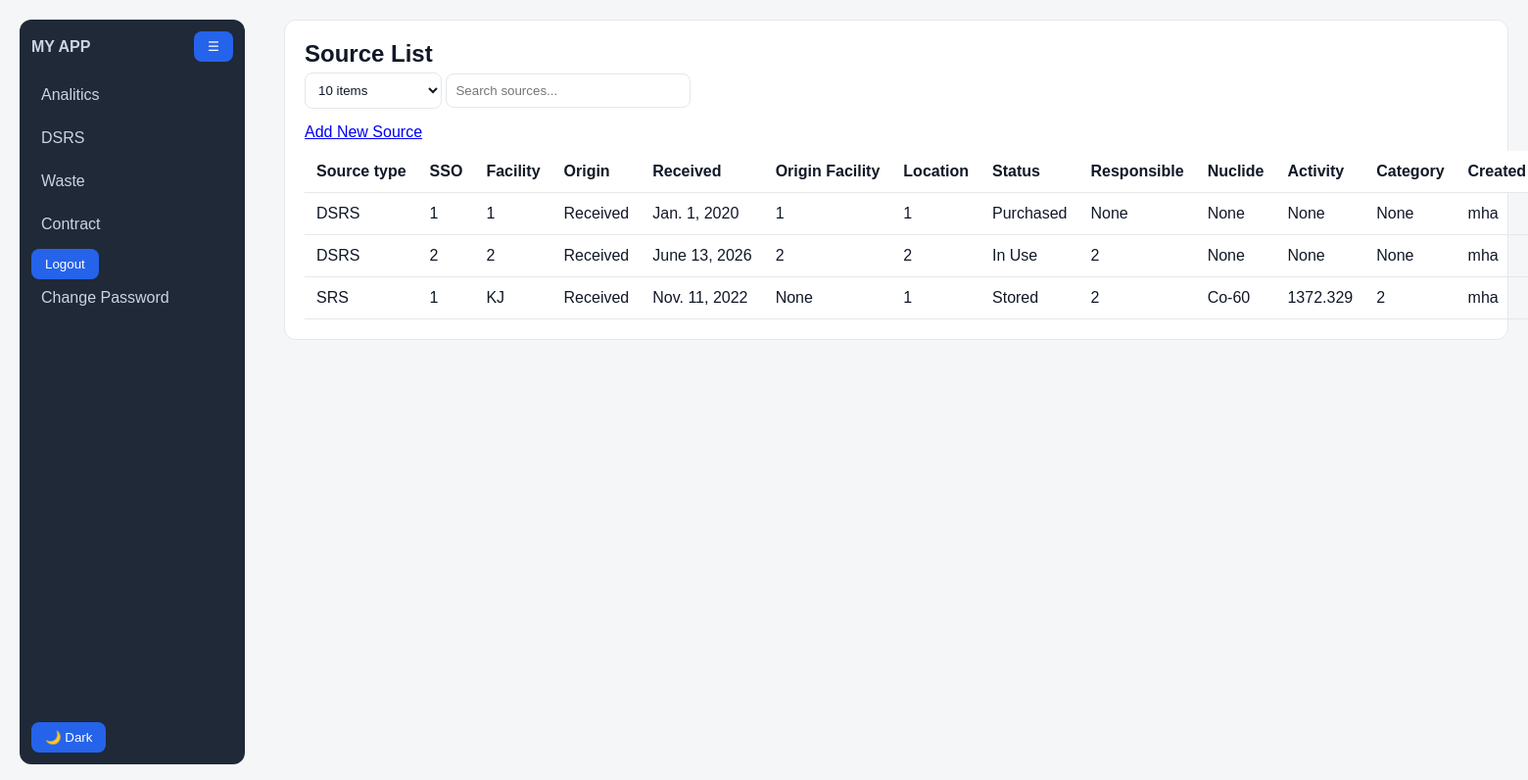
The app's page /sources/ (signed in), older data.
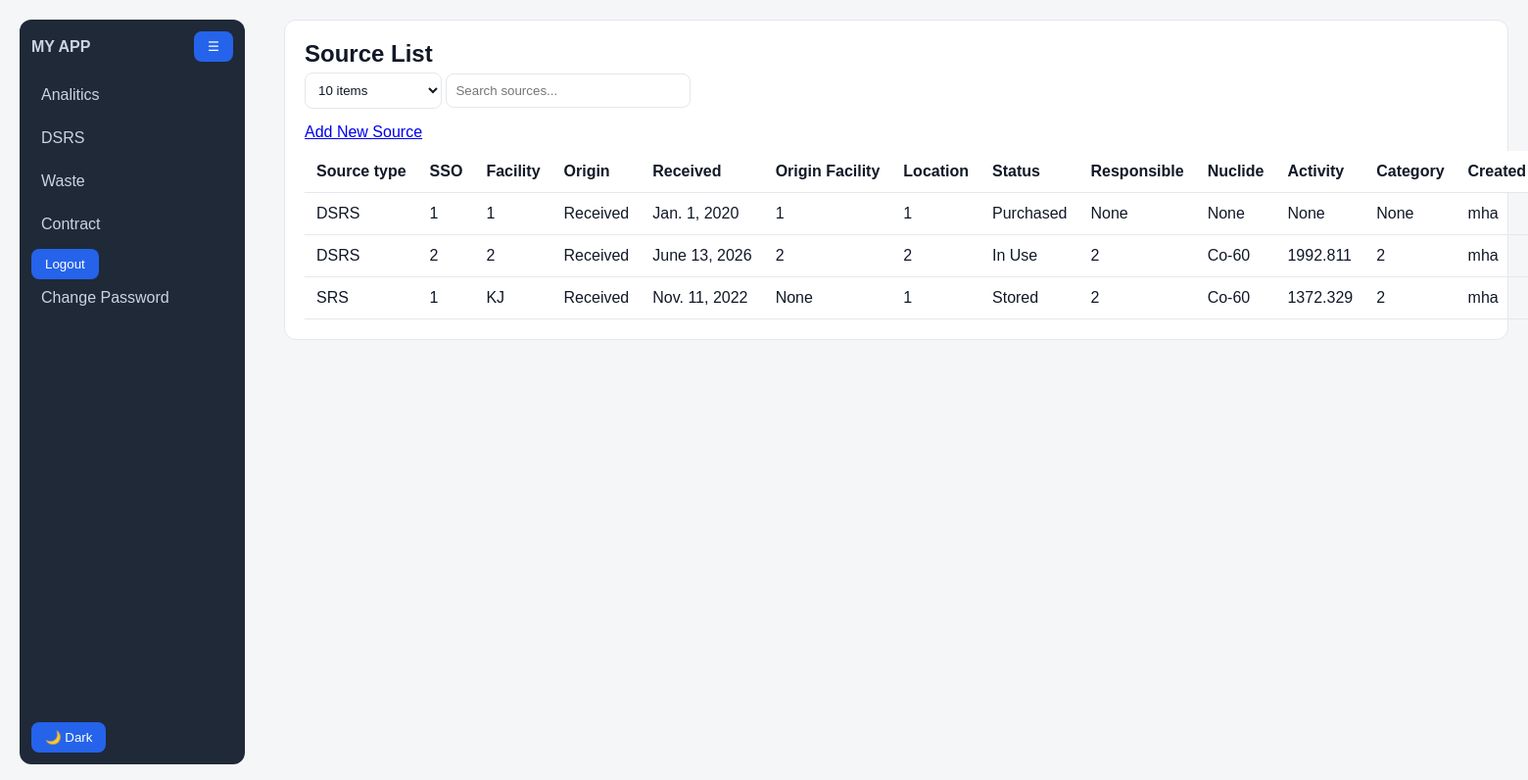
The same page, newer data.
### dashboard/models.py (models this page shows, shortened)
class DSRS(models.Model):
    Source_Type = models.CharField( max_length=10, choices=SOURCE_TYPE.choices, default="DSRS")
    Sso_Code = models.CharField(max_length=12,null=True, blank=True)
    Facility = models.CharField(max_length=100, blank=True, null=True)
    Origin_Type = models.CharField(max_length=20, choices=OriginType.choices)
    Date_received = models.DateField(blank=True, null=True)
    Origin_Facility = models.CharField(max_length=250,blank=True, null=True)
    Location = models.CharField(max_length=20)
    Status = models.CharField(max_length=15, choices=STATUS.choices)
    Status_Date = models.DateField()
    Responsible_Person = models.CharField(max_length=50,null=True, blank=True)
    Nuclide = models.ForeignKey(Nuclides, on_delete=models.SET_NULL, null=True, blank=True)
    activity_input = models.FloatField(null=True, blank=True)
    activity_unit = models.CharField(
        max_length=10,
        choices=[
            ('Bq', 'Bq'),
            ('kBq', 'kBq'),
            ('MBq', 'MBq'),
            ('GBq', 'GBq'),
            ('Ci', 'Ci'),
            ('mCi', 'mCi'),
            ('uCi', 'µCi'),
        ],
        default='Bq'
    )
    Activity_reference_date = models.DateField(null=True, blank=True)
    serial_number = models.CharField(max_length=25,null=True, blank=True)
    Dose_rate_surface_uSv = models.FloatField(null=True, blank=True)
    Dose_rate_1m_uSv = models.FloatField(null=True, blank=True)
    Dose_rate_measurement_date = models.DateField(null=True, blank=True)
    source_state = models.CharField(max_length=15, choices=SourceState.choices, null=True, blank=True)
    contamination_bq_cm2 = models.FloatField(null=True, blank=True)
    Source_Physical_Form = models.CharField(max_length=10, choices=SourceForm.choices, null=True, blank=True)
    Source_Manufacturer = models.CharField(max_length=50, blank=True, null=True)
    Source_Model = models.CharField(max_length=20,null=True, blank=True)
    Source_Practice = models.CharField(max_length=20, blank=True, null=True)
    Device_Manufacturer = models.CharField(max_length=50, blank=True, null=True)
    Device_Model = models.CharField(max_length=50, blank=True, null=True)
    Device_Serial_Number = models.CharField(max_length=50, blank=True, null=True)
    Container_Type = models.CharField(max_length=25, blank=True, null=True)
    Dimension = models.CharField(max_length=20, blank=True)
    Attachments = models.FileField(
        upload_to="DSRS_Doc",
        validators=[validate_attachment],
        blank=True,
        null=True
    )
    Comment = models.CharField(max_length=255, blank=True, null=True)
    created_by = models.ForeignKey(User, on_delete=models.CASCADE, editable=False)
    created_at = models.DateTimeField(auto_now_add=True)
    history = HistoricalRecords()
    initial_activity_bq = models.FloatField(null=True, blank=True)
    def current_activity_bq(self):
        if not self.initial_activity_bq or not self.Nuclide or not self.Activity_reference_date:
            return None
        now = timezone.now().date()
        t = (now - self.Activity_reference_date).days * 86400
        hl = self.Nuclide.half_life  # MUST be in seconds
        if not hl:
            return None
        return self.initial_activity_bq * math.exp(-LN2 * t / hl)
    def current_activity_mci(self):
        val = self.current_activity_bq()
        return val / 3.7e7 if val else None
    @property
    def current_activity_mci_value(self):
        val = self.current_activity_mci()
        return round(val, 3) if val else None
    def a_over_d(self):
        if not self.Nuclide:
            return None
        current_bq = self.current_activity_bq()
        d = self.Nuclide.d_value_bq
        if not current_bq or not d:
            return None
        return current_bq / d
    def source_category(self):
        ratio = self.a_over_d()
        if ratio is None:
            return None
        if ratio >= 1000:
            return 1
        elif ratio >= 10:
            return 2
        elif ratio >= 1:
            return 3
        elif ratio >= 0.01:
            return 4
        else:
            return 5
    @property
    def category_value(self):
        return self.source_category()

class Nuclides(models.Model):
    name = models.CharField(max_length=8)
    half_life = models.FloatField()
    d_value_bq = models.FloatField()
    def __str__(self):
        return self.name

### dashboard/views.py (the view)
# urls.py: path('sources/', source_list, name='source_list'),
def source_list(request):
    sources = DSRS.objects.select_related("Nuclide").all().order_by('-created_at')
    return render(request, "dsrs/source_list.html", {
        "sources": sources
    })

### templates/dsrs/source_list.html (shortened to what this page needs)
{% extends 'base.html' %}
{% load static %}
{% block content %}
<div class="content">
<div class="container mt-4">
    <div class="d-flex justify-content-between align-items-center mb-3">
        <h2 class="mb-0">Source List</h2>
        <div class="d-flex align-items-center">
            <select id="pageSize" class="form-control mr-2" style="width:140px;">
                <option value="10" {% if page_size == "10" %}selected{% endif %}>10 items</option>
            </select>
            <input
                type="text"
                id="searchInput"
                class="form-control"
                placeholder="Search sources..."
                style="width:250px;"
            >
        </div>
                <a href="{% url 'add_source' %}" class="btn btn-primary mr-2">
            Add New Source
        </a>
    </div>
    <table class="table table-bordered">
        <thead>
            <tr>
                <th data-column="Source_Type">Source type</th>
                <th data-column="Sso_Code">SSO</th>
                <th data-column="Facility">Facility</th>
                <th data-column="Origin_Type">Origin</th>
                <th data-column="Date_received">Received</th>
                <th data-column="Origin_Facility">Origin Facility</th>
                <th data-column="Location">Location</th>
                <th data-column="Status">Status</th>
                <th data-column="Responsible_Person">Responsible</th>
                <th data-column="Nuclide">Nuclide</th>
                <th data-column="Activity">Activity</th>
                <th data-column="Category">Category</th>
                <th data-column="created_by">Created By</th>
            </tr>
        </thead>
        <tbody id="tableBody">
        {% for s in sources %}
            <tr>
                <td data-column="Source_Type">{{ s.Source_Type }}</td>
                <td data-column="Sso_Code">{{ s.Sso_Code }}</td>
                <td data-column="Facility">{{ s.Facility }}</td>
                <td data-column="Origin_Type">{{ s.Origin_Type }}</td>
                <td data-column="Date_received">{{ s.Date_received }}</td>
                <td data-column="Origin_Facility">{{ s.Origin_Facility }}</td>
                <td data-column="Location">{{ s.Location }}</td>
                <td data-column="Status">{{ s.Status }}</td>
                <td data-column="Responsible_Person">{{ s.Responsible_Person }}</td>
                <td data-column="Nuclide">{{ s.Nuclide }}</td>
                <td data-column="Activity">{{ s.current_activity_mci_value }}</td>
                <td data-column="Category">{{ s.category_value }}</td>
                <td data-column="created_by">{{ s.created_by }}</td>
            </tr>
        {% endfor %}
        </tbody>
    </table>
</div>
</div>
{% endblock %}

Row changes from the older to the newer data that the page shows:
changed DSRS "June 13, 2026": Nuclide "None" → "Co-60"; current_activity_mci_value "None" → "1992.811"; category_value "None" → "2"
